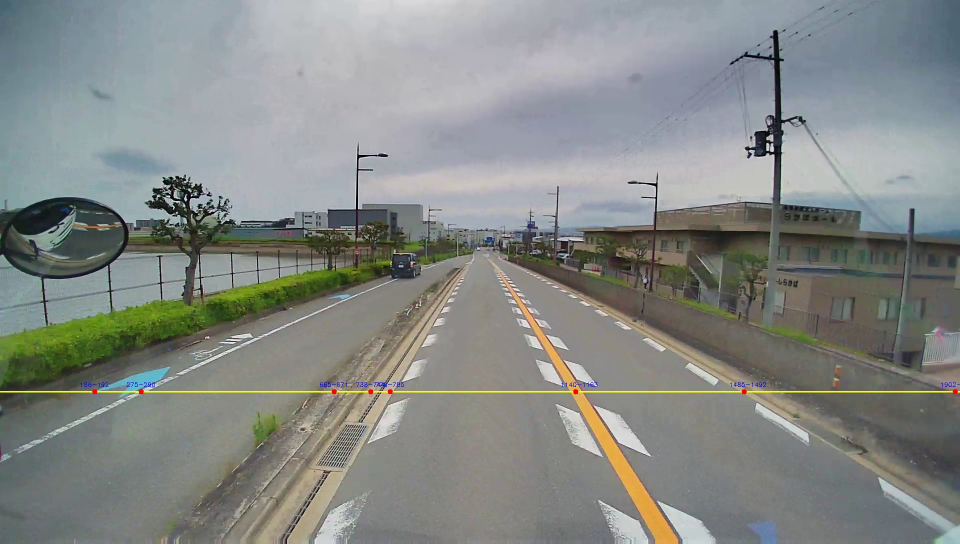
#> input picture outputs/method3_scan_12s.jpg, 1920 x 1088 px, given in place of frame_4s.jpg, which was not available (shown at 1/2 size)
$ python method3_scan.py
#> lines starting #> are read from the running program, lines starting #| are printed output that depends on the picture; after the words box and inside, x2 and y2 are one past the last pixel; in counts of white or black regions, pixels touching at a corner belong together; pictures that were not available may be replaced by others from this repository, and a replacement may not be noted
import cv2, numpy as np, json

def measure_at_row(img_path, t, scan_y_fraction=0.75):
    '''Measure bright features across a horizontal scan line.'''
#> called with img_path = 'outputs/frame_4s.jpg', t = 4, scan_y_fraction = 0.72
    img = cv2.imread(img_path)
#> img is the input picture: shape (1088, 1920, 3); mean B, G, R 133.7, 137, 133.2
    h, w = img.shape[:2]
#> h = 1088; w = 1920
    scan_y = int(h * scan_y_fraction)
#> scan_y = 783

    annotated = img.copy()
    cv2.line(annotated, (0, scan_y), (w, scan_y), (0, 255, 255), 2)
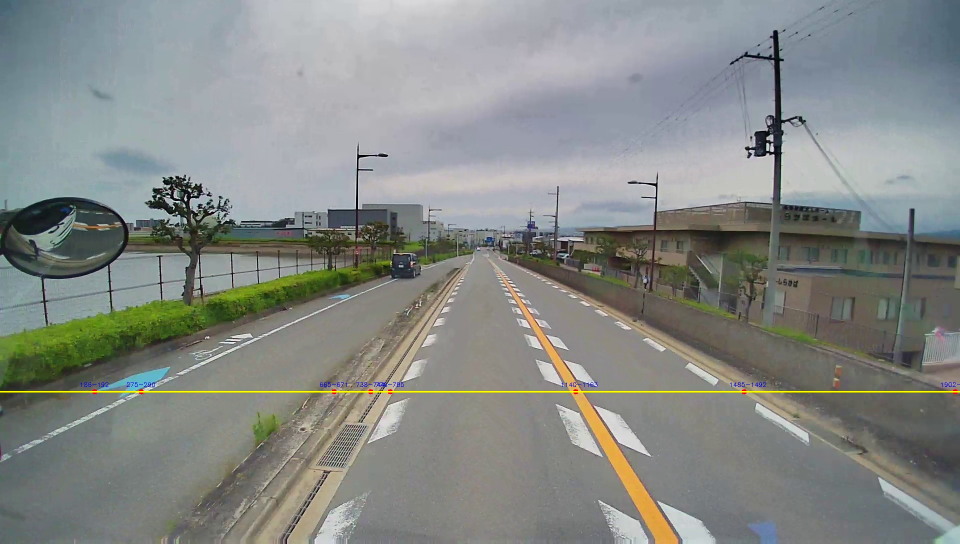
#> annotated: shape (1088, 1920, 3) (shown at 1/2 size); 0.28% of pixels changed, all inside (x1, y1, x2, y2) = (0, 782, 1920, 785)

    # Get pixel intensities along scan line
    gray = cv2.cvtColor(img, cv2.COLOR_BGR2GRAY)
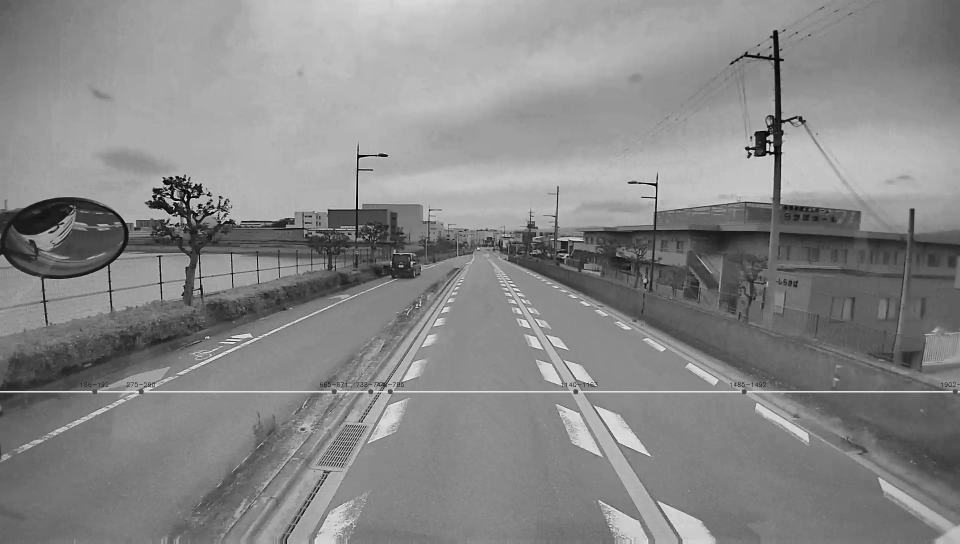
#> gray: shape (1088, 1920) (shown at 1/2 size); min 0, max 254, mean 135.5
    row = gray[scan_y, :]
#> row = 1920 values, max 229 at index 293, min 74 at index 279, mean 219.2

    # Bright road markings stand out against dark asphalt
    # Use local thresholding - find segments where intensity exceeds local mean
    kernel = np.ones(51) / 51
    local_mean = np.convolve(row.astype(float), kernel, mode='same')
#> local_mean = 1920 values, max 226.3 at index 1089, min 83.02 at index 1919, mean 217.9
    diff = row.astype(float) - local_mean
#> diff = 1920 values, max 143 at index 1919, min -119.8 at index 279, mean 1.23
    bright = diff > 15  # threshold above local background

    # Find continuous bright segments
    transitions = np.diff(bright.astype(int))
#> transitions = 1919 values, max 1 at index 162, min -1 at index 21, mean 0
    starts = np.where(transitions == 1)[0]
#> starts = [162, 194, 256, 287, 642, 673, 715, 746, 785, 1125, 1156, 1462, 1493, 1884, 1915]
    ends = np.where(transitions == -1)[0]
#> ends = [21, 183, 214, 276, 307, 662, 693, 735, 774, 805, 1145, 1176, 1482, 1513, 1904]

    if bright[0]:
        starts = np.concatenate(([0], starts))
#> starts = [0, 162, 194, 256, 287, 642, 673, 715, 746, 785, 1125, 1156, 1462, 1493, 1884, 1915]
    if bright[-1]:
        ends = np.concatenate((ends, [len(bright) - 1]))
#> ends = [21, 183, 214, 276, 307, 662, 693, 735, 774, 805, 1145, 1176, 1482, 1513, 1904, 1919]

    segments = []
    for s, e in zip(starts, ends):
        if e - s > 5:  # at least 5px wide
            segments.append((s, e))
            cx = (s + e) // 2
            cv2.circle(annotated, (cx, scan_y), 5, (0, 0, 255), -1)
            cv2.putText(annotated, f"{s}-{e}", (cx - 30, scan_y - 10),
                       cv2.FONT_HERSHEY_SIMPLEX, 0.4, (255, 0, 0), 1)
#> this loop made 16 passes
#> (s, e, cx) on passes 1 to 12: (0, 21, 10), (162, 183, 172), (194, 214, 204), (256, 276, 266), (287, 307, 297), (642, 662, 652), (673, 693, 683), (715, 735, 725), (746, 774, 760), (785, 805, 795), (1125, 1145, 1135), (1156, 1176, 1166)
#> (s, e) on pass 16: (1915, 1919)
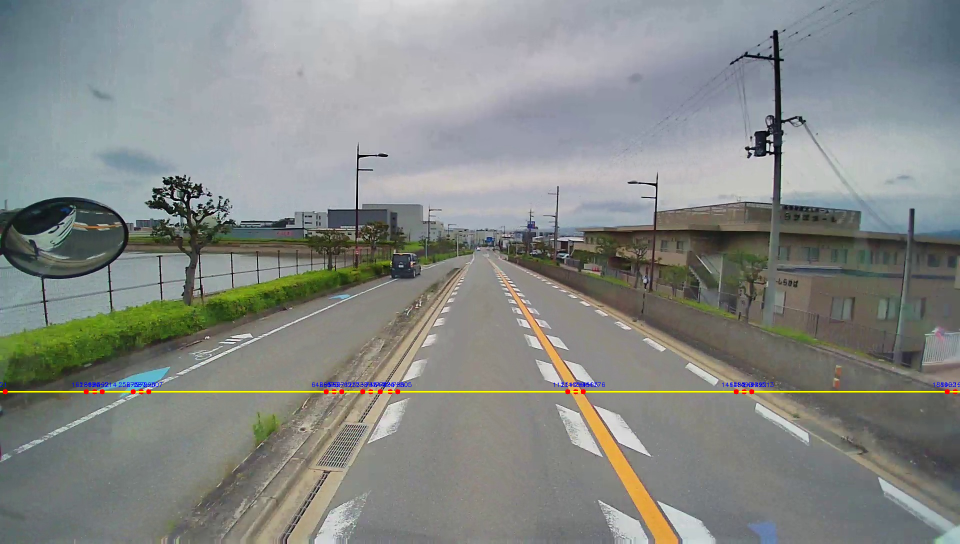
#> annotated: shape (1088, 1920, 3) (shown at 1/2 size); 0.14% of pixels changed, all inside (x1, y1, x2, y2) = (0, 765, 1920, 789)
#> after the loop, segments = [(0, 21), (162, 183), (194, 214), (256, 276), (287, 307), (642, 662), (673, 693), (715, 735), (746, 774), (785, 805), (1125, 1145), (1156, 1176), (1462, 1482), (1493, 1513), (1884, 1904)]

    cv2.imwrite(f"outputs/method3_scan_{t}s.jpg", annotated)

    # Pair up segments that are roughly symmetric around center -> lane boundaries
    center_x = w // 2
#> center_x = 960

    # Measure distances between segments
    distances = []
    for i in range(len(segments) - 1):
        gap = segments[i+1][0] - segments[i][1]
        if gap > 100:  # likely lane width
            distances.append((segments[i][0], segments[i+1][0], gap))
#> this loop made 14 passes
#> gap on passes 1 to 12: 141, 11, 42, 11, 335, 11, 22, 11, 11, 320, 11, 286
#> after the loop, distances = [(0, 162, 141), (287, 642, 335), (785, 1125, 320), (1156, 1462, 286), (1493, 1884, 371)]

    return {
        "time": t,
        "segments": segments,
        "lane_width_candidates": distances
    }

for t in [4, 8, 12]:
    r = measure_at_row(f"outputs/frame_{t}s.jpg", t, scan_y_fraction=0.72)
#> r = 3 items
    print(f"t={t}s: {len(r['segments'])} bright segments")
#| t=4s: 15 bright segments
    if r['lane_width_candidates']:
        for s, e, d in r['lane_width_candidates']:
            print(f"  Lane width candidate: {d}px")
            # If lane width = 3.5m (Japan standard)
            scale = 3.5 / d
            print(f"  Implied scale (3.5m lane): {scale:.5f} m/px")
            print(f"  Implied speed: {75.8 * (scale / 0.0795):.1f} km/h")
#> this loop made 5 passes
#> (s, e, d, scale) on passes 1 to 5: (0, 162, 141, 0.0248), (287, 642, 335, 0.0104), (785, 1125, 320, 0.0109), (1156, 1462, 286, 0.0122), (1493, 1884, 371, 0.00943)
#> (printed output is left out)
#> pass 2 of the loop `for t in [4, 8, 12]:`:
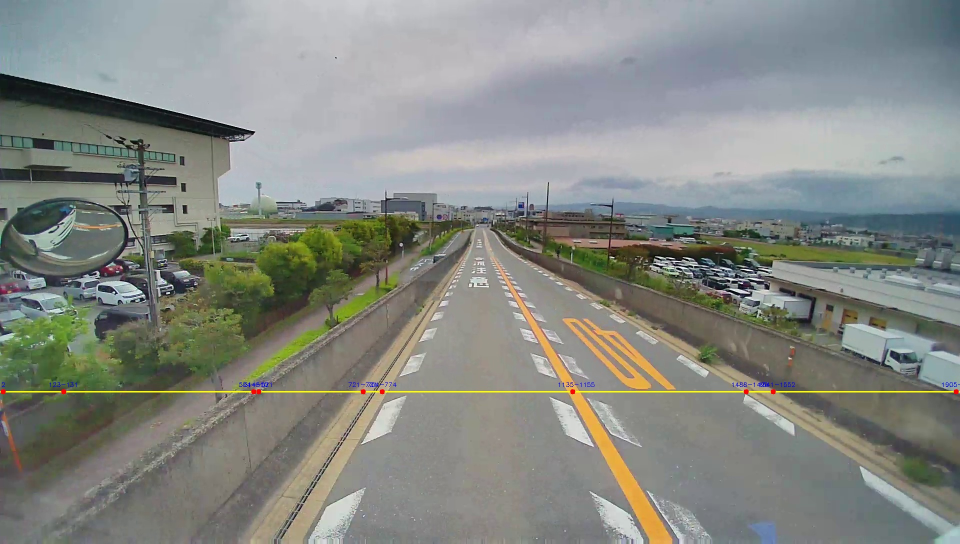
#> input picture outputs/method3_scan_4s.jpg, 1920 x 1088 px, given in place of frame_8s.jpg, which was not available (shown at 1/2 size)
#> in measure_at_row, img is the input picture: shape (1088, 1920, 3); mean B, G, R 130.4, 136.6, 133.3
#> in measure_at_row (call 2), `gray = cv2.cvtColor(img, cv2.COLOR_BGR2GRAY)`:
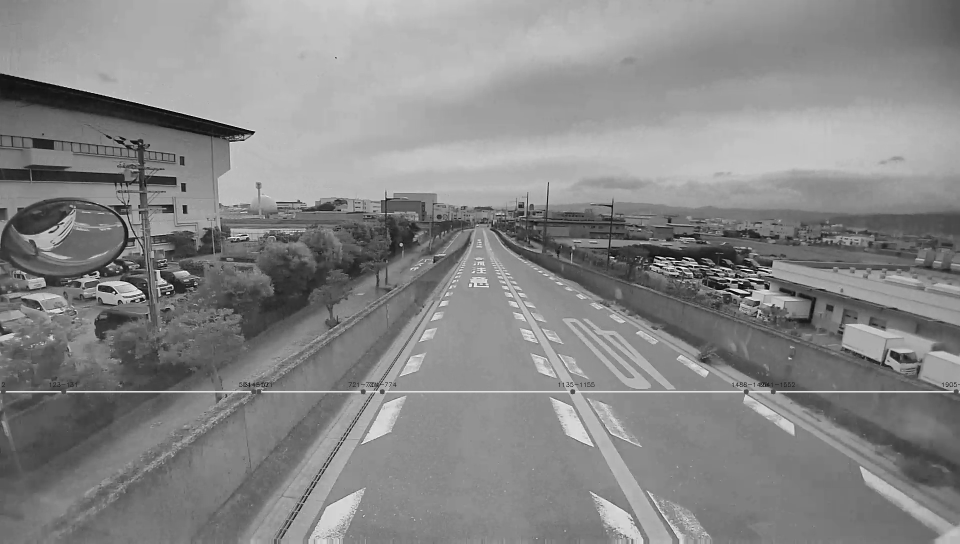
#> gray: shape (1088, 1920) (shown at 1/2 size); min 0, max 255, mean 134.9
#> row = 1920 values, max 230 at index 778, min 74 at index 729, mean 217.5
#> local_mean = 1920 values, max 226.2 at index 1245, min 82.94 at index 1919, mean 216.6
#> diff = 1920 values, max 143.1 at index 1919, min -119.9 at index 1544, mean 0.88
#> transitions = 1919 values, max 1 at index 11, min -1 at index 0, mean 0
#> in measure_at_row (call 2), `starts = np.where(transitions == 1)[0]`: starts = [11, 101, 132, 481, 522, 700, 731, 769, 1118, 1150, 1466, 1497, 1551, 1885, 1917]
#> in measure_at_row (call 2), `ends = np.where(transitions == -1)[0]`: ends = [0, 32, 121, 153, 501, 542, 720, 758, 789, 1139, 1170, 1486, 1540, 1571, 1906]
#> in measure_at_row (call 2), `starts = np.concatenate(([0], starts))`: starts = [0, 11, 101, 132, 481, 522, 700, 731, 769, 1118, 1150, 1466, 1497, 1551, 1885, 1917]
#> in measure_at_row (call 2), `ends = np.concatenate((ends, [len(bright) - 1]))`: ends = [0, 32, 121, 153, 501, 542, 720, 758, 789, 1139, 1170, 1486, 1540, 1571, 1906, 1919]
#> the loop in measure_at_row (call 2), `for s, e in zip(starts, ends):` made 16 passes
#> (s, e, cx) on passes 2 to 9: (11, 32, 21), (101, 121, 111), (132, 153, 142), (481, 501, 491), (522, 542, 532), (700, 720, 710), (731, 758, 744), (769, 789, 779)
#> after the loop in measure_at_row (call 2), `for s, e in zip(starts, ends):`:
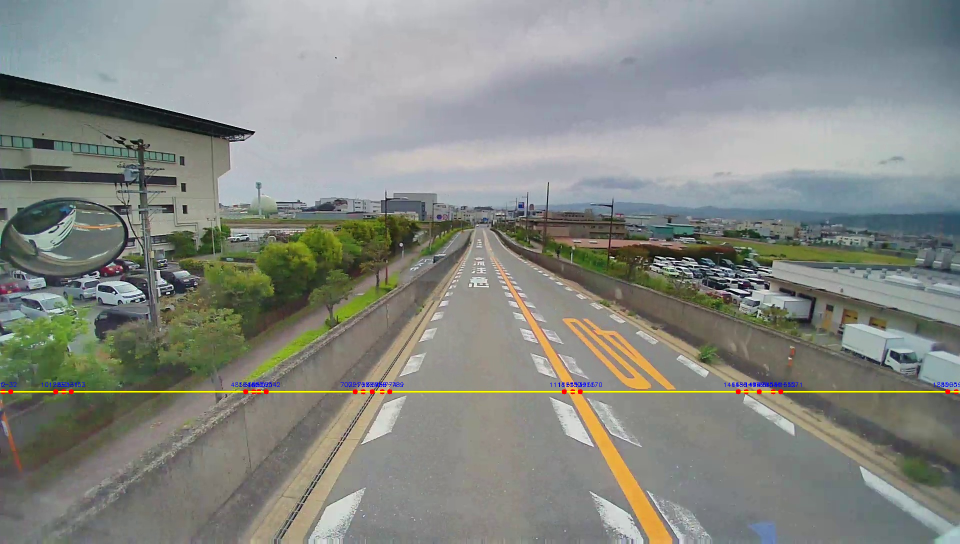
#> annotated: shape (1088, 1920, 3) (shown at 1/2 size); mean B, G, R 130.4, 136.5, 133.2
#> after the loop in measure_at_row (call 2), `for s, e in zip(starts, ends):`: segments = [(11, 32), (101, 121), (132, 153), (481, 501), (522, 542), (700, 720), (731, 758), (769, 789), (1118, 1139), (1150, 1170), (1466, 1486), (1497, 1540), (1551, 1571), (1885, 1906)]
#> the loop in measure_at_row (call 2), `for i in range(len(segments) - 1):` made 13 passes
#> gap on passes 1 to 8: 69, 11, 328, 21, 158, 11, 11, 329
#> after the loop in measure_at_row (call 2), `for i in range(len(segments) - 1):`: distances = [(132, 481, 328), (522, 700, 158), (769, 1118, 329), (1150, 1466, 296), (1551, 1885, 314)]
#| t=8s: 14 bright segments
#> the loop `for s, e, d in r['lane_width_candidates']:` made 5 passes
#> (s, e, d, scale) on passes 1 to 5: (132, 481, 328, 0.0107), (522, 700, 158, 0.0222), (769, 1118, 329, 0.0106), (1150, 1466, 296, 0.0118), (1551, 1885, 314, 0.0111)
#> (printed output is left out)
